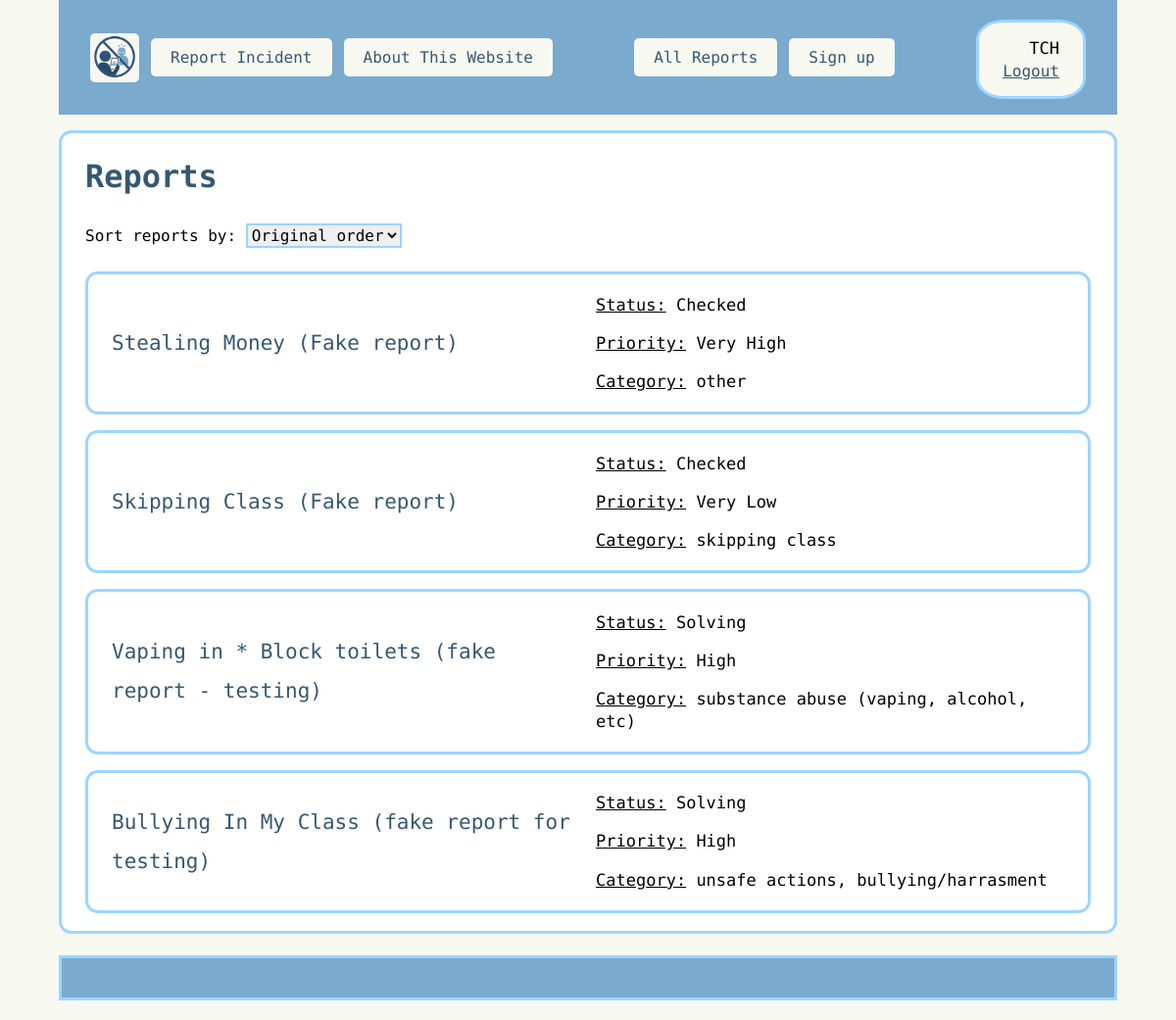
The page /view (signed in) on the database its author committed.
### routes.py (models this page shows, shortened)
class User(UserMixin, db.Model):
    __tablename__ = "User"
    user_id = db.Column(db.Integer, primary_key=True)
    user_name = db.Column(db.String, nullable=False, unique=True)
    password = db.Column(db.String, nullable=False )
    teacher_code = db.Column(db.String, nullable=False, unique=True)
    admin = db.Column(db.Integer, nullable=False, default=0)

class Reports(db.Model):
    __tablename__ = "Reports"
    report_id = db.Column(db.Integer, primary_key=True)
    report_title = db.Column(db.String, nullable=False)
    report_detail = db.Column(db.String, nullable=False)
    report_time = db.Column(db.String, nullable=False)
    status_id = db.Column(db.Integer, db.ForeignKey("Status.status_id"), nullable=True)
    status = db.relationship("Status", backref="reports")
    priority_id = db.Column(db.Integer, db.ForeignKey("Priority.priority_id"), nullable=True)
    priority = db.relationship("Priority", backref="reports")
    types = db.relationship("Type", secondary=Report_Type, backref="reports")

class Status(db.Model):
    __tablename__ = "Status"
    status_id = db.Column(db.Integer, primary_key=True)
    status = db.Column(db.String, nullable=False)

class Priority(db.Model):
    __tablename__ = "Priority"
    priority_id = db.Column(db.Integer, primary_key=True)
    priority = db.Column(db.String, nullable=False)

class Type(db.Model):
    __tablename__ = "Type"
    type_id = db.Column(db.Integer, primary_key=True)
    type = db.Column(db.String, nullable=False)

### routes.py (the view)
@app.route("/view", methods=["GET"])
@login_required # only be accessed if the user is logged in
def view():
    sort = request.args.get("sort", "original") # check how the user wants to sort
    if sort == "status":
        reports = Reports.query.join(Status).order_by(Status.status_id.desc()).all()
    elif sort == "type":
        reports = Reports.query.join(Reports.types).order_by(Type.type.asc()).all()
    elif sort == "priority":
        reports = Reports.query.join(Priority).order_by(Priority.priority_id.desc()).all()
    else:
        reports = Reports.query.order_by(Reports.report_id.desc()).all()
    status = Status.query.all()
    types = Type.query.all()
    priority = Priority.query.all()
    return render_template(
        "view.html", reports=reports, status=status, types=types, sort=sort, priority=priority
    )

### routes.py (called while the page is built)
@login_manager.user_loader
def load_user(user_id): # look for user based on user_id
    return User.query.get(user_id)

### templates/view.html (shortened to what this page needs)
{% extends "layout.html" %}
{% block content %}
<div class="words">
    <div class="block">
        <h1>Reports</h1>
        <div class="sorting">
            <form method="get" action="/view" id="sortForm">
                <label for="sort">Sort reports by:</label>
                <select id="sort" name="sort" onchange="this.form.submit()">
                    <option value="original" {% if sort == 'original' %}selected{% endif %}>Original order</option>
                </select>
            </form>
        </div>
        {% for report in reports %}
            <div class="reports">
                <a href="http://127.0.0.1:5000/edit/{{ report.report_id }}" class="report_name">{{ report.report_title }}</a>
                <div class="right_info">
                    <p>
                    <u>Status:</u>
                    {% if report.status %}
                        {{ report.status.status }}
                    {% else %}
                        No status
                    {% endif %}
                    </p>
                    <p>
                    <u>Priority:</u>
                    {% if report.priority %}
                        {{ report.priority.priority }}
                    {% else %}
                        No priority set
                    {% endif %}
                    </p>
                    <p>
                    <u>Category:</u>
                    {% if report.types %}
                        {% for t in report.types %}
                            {{ t.type }}{% if not loop.last %}, {% endif %}
                        {% endfor %}
                    {% else %}
                        No type
                    {% endif %}
                    </p>
                </div>
            </div>
        {% endfor %}
    </div>
</div>
{% endblock %}

### templates/header.html
<nav>
    <div class="nav-left">
        <a href="http://127.0.0.1:5000/" class="link"><img class="logo" src="/static/images/Logo.png" alt="Logo" ></a>
        <a href="http://127.0.0.1:5000/" class="h_link">Report Incident</a>
        <a href="http://127.0.0.1:5000/about" class="h_link">About This Website</a>
    </div>
    {% if current_user.is_authenticated %}
        <div class="nav-right">
            <a href="http://127.0.0.1:5000/view" class="h_link">All Reports</a>
            {% if current_user.admin == 1 %}
            <a href="http://127.0.0.1:5000/signup" class="h_link">Sign up</a>
            {% endif %}
        </div>
        <div class="user_info">
            <p>{{ current_user.teacher_code }}</p>
            <a href="{{ url_for('logout') }}" class="link" >Logout</a>
        </div>
    {% elif  not current_user.is_authenticated %}
        <a href="{{ url_for('login') }}" class="h_link">teacher login</a>
    {% endif %}
</nav>

### static/style.css (style rules this page uses)
html, body { font-family: "Victor Mono", monospace; margin-top: 0px; margin-bottom: 0px; }
h1 { color: #355872; }
a { color: #355872; }
p { font-size: 17px; }
.report_name { color: #355872; text-decoration: none; font-size: 21px; }
.words { display: grid; align-items: center; gap: 1rem; border: 3px solid #9CD5FF; background-color: white; border-radius: 0.8rem; margin-top: 1rem; margin-bottom: 1rem; padding: 0.15rem 1.5rem; overflow-wrap: break-word; line-height:2.5rem; }
.logo { width: auto; height: 50px; vertical-align: middle; border-radius: 5px; }
header nav { display: flex; align-items: center; justify-content: space-between; gap: 1rem; flex-wrap: wrap; }
.nav-right { display: flex; align-items: center; gap: 0.75rem; flex-wrap: wrap; }
.nav-left { display: flex; align-items: center; gap: 0.75rem; flex-wrap: wrap; }
.h_link { background-color: #F7F8F0; padding: 10px 20px; border-radius: 5px; text-decoration: none; color: #355872; }
.user_info { display: flex; flex-direction: column; align-items: flex-end; gap: 0.25rem; margin-top: 0.25rem; border: 3px solid #9CD5FF; padding: 1rem 1.5rem; background-color: #F7F8F0; border-radius: 25%; }
.user_info p { margin: 0; }
body { background-color: #F7F8F0; margin-left: 5%; margin-right: 5%; }
.reports { display: grid; grid-template-columns: 1fr 1fr; align-items: center; gap: 1rem; border: 3px solid #9CD5FF; background-color: white; border-radius: 0.8rem; margin-top: 1rem; margin-bottom: 1rem; padding: 0.15rem 1.5rem; overflow-wrap: break-word; }
.right_info { margin-right: 1rem; line-height: 1.4rem; min-width: 0; overflow-wrap: anywhere; }
.sorting { margin-bottom: 1rem; }
.sorting select { border: 2px solid #9CD5FF; font: inherit; }

### rows shown on the page
User: teacher_code "TCH"
Reports: report_title "Stealing Money (Fake report)", status.status "Checked", priority.priority "Very High"
Type: type "other"
Reports: report_title "Skipping Class (Fake report)", status.status "Checked", priority.priority "Very Low"
Type: type "skipping class"
Reports: report_title "Vaping in * Block toilets (fake report - testing)", status.status "Solving", priority.priority "High"
Type: type "substance abuse (vaping, alcohol, etc)"
Reports: report_title "Bullying In My Class (fake report for testing)", status.status "Solving", priority.priority "High"
Type: type "unsafe actions"
Type: type "bullying/harrasment"
